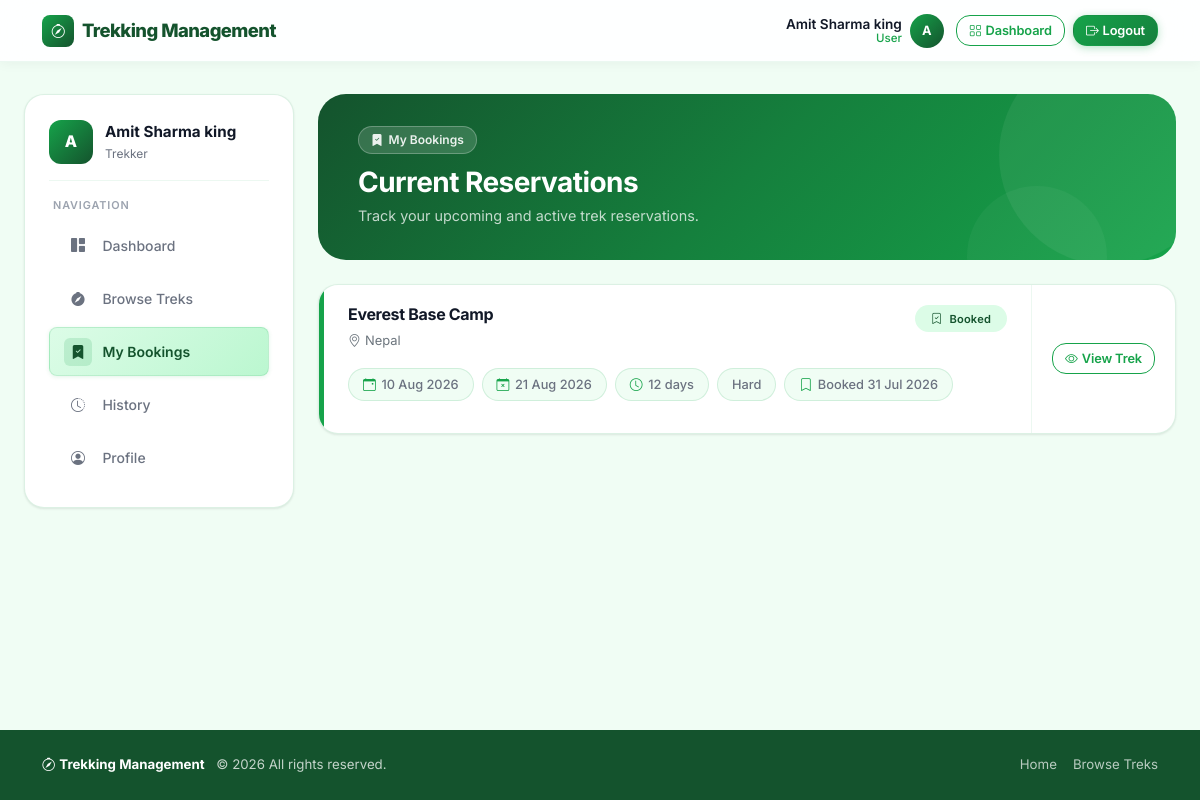
The app's page /trekker/bookings (signed in), older data.
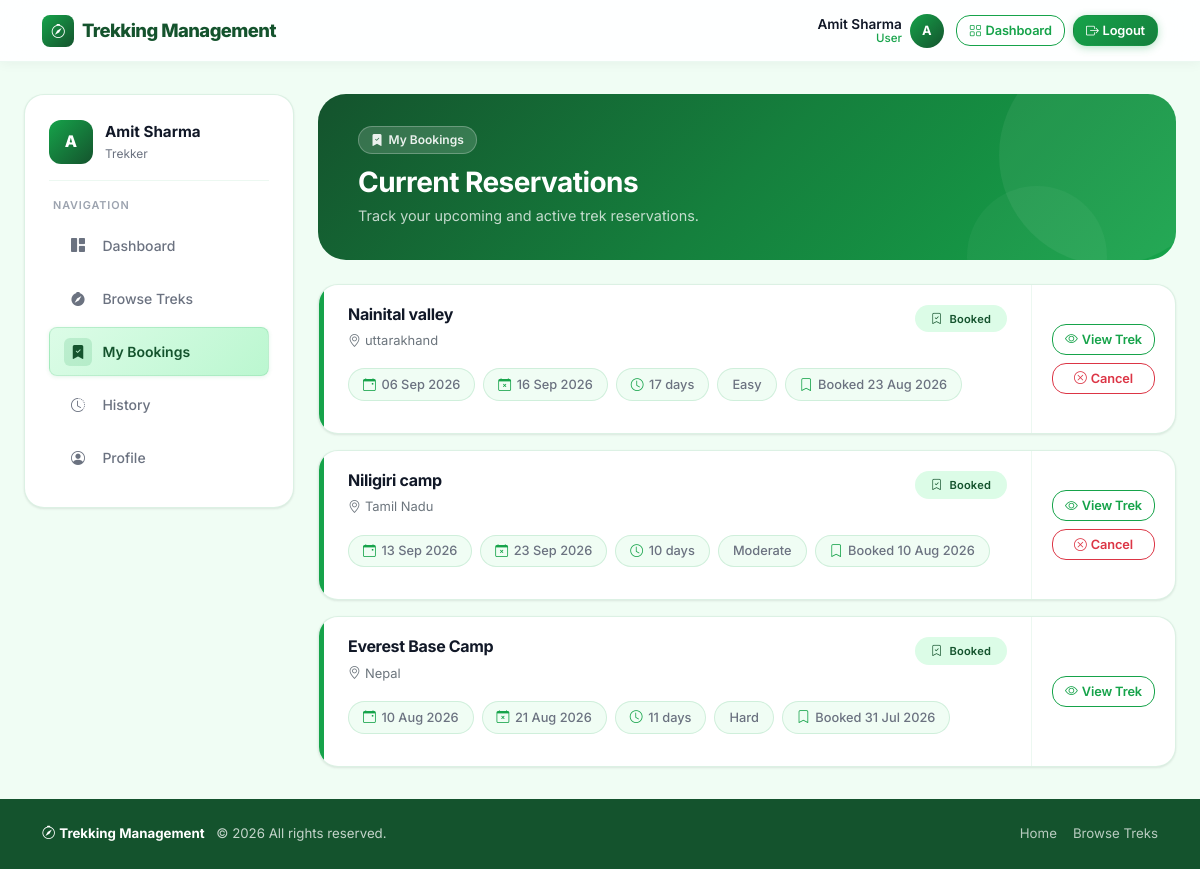
The same page, newer data.
### trekking_app/models.py (models this page shows, shortened)
class User(UserMixin, db.Model):
    __tablename__ = "users"
    id = db.Column(db.Integer, primary_key=True)
    full_name = db.Column(db.String(120), nullable=False)
    email = db.Column(db.String(255), unique=True, nullable=False, index=True)
    phone = db.Column(db.String(20), nullable=False)
    password_hash = db.Column(db.String(255), nullable=False)
    role = db.Column(db.String(20), nullable=False, default="user")
    approval_status = db.Column(db.String(20), nullable=False, default="approved")
    is_account_active = db.Column(db.Boolean, nullable=False, default=True)
    is_blacklisted = db.Column(db.Boolean, nullable=False, default=False)
    created_at = db.Column(db.DateTime, nullable=False, default=datetime.utcnow)
    updated_at = db.Column(
        db.DateTime,
        nullable=False,
        default=datetime.utcnow,
        onupdate=datetime.utcnow,
    )
    assigned_treks = db.relationship(
        "Trek",
        back_populates="assigned_staff",
        foreign_keys="Trek.assigned_staff_id",
        lazy="selectin",
    )
    bookings = db.relationship("Booking", back_populates="user", lazy="selectin")
    @property
    def is_staff_member(self):
        return self.role == "staff"

class Booking(db.Model):
    __tablename__ = "bookings"
    __table_args__ = (
        UniqueConstraint("user_id", "trek_id", name="uq_booking_user_trek"),
    )
    id = db.Column(db.Integer, primary_key=True)
    user_id = db.Column(db.Integer, db.ForeignKey("users.id"), nullable=False)
    trek_id = db.Column(db.Integer, db.ForeignKey("treks.id"), nullable=False)
    booking_date = db.Column(db.Date, nullable=False, default=date.today)
    status = db.Column(db.String(20), nullable=False, default="booked")
    created_at = db.Column(db.DateTime, nullable=False, default=datetime.utcnow)
    updated_at = db.Column(
        db.DateTime,
        nullable=False,
        default=datetime.utcnow,
        onupdate=datetime.utcnow,
    )
    user = db.relationship("User", back_populates="bookings", lazy="joined")
    trek = db.relationship("Trek", back_populates="bookings", lazy="joined")

class Trek(db.Model):
    __tablename__ = "treks"
    id = db.Column(db.Integer, primary_key=True)
    name = db.Column(db.String(150), nullable=False)
    location = db.Column(db.String(150), nullable=False)
    difficulty = db.Column(db.String(20), nullable=False)
    duration_days = db.Column(db.Integer, nullable=False)
    total_slots = db.Column(db.Integer, nullable=False)
    status = db.Column(db.String(20), nullable=False, default="closed")
    start_date = db.Column(db.Date, nullable=False)
    end_date = db.Column(db.Date, nullable=False)
    description = db.Column(db.Text, nullable=True)
    assigned_staff_id = db.Column(db.Integer, db.ForeignKey("users.id"), nullable=True)
    is_archived = db.Column(db.Boolean, nullable=False, default=False)
    created_at = db.Column(db.DateTime, nullable=False, default=datetime.utcnow)
    updated_at = db.Column(
        db.DateTime,
        nullable=False,
        default=datetime.utcnow,
        onupdate=datetime.utcnow,
    )
    assigned_staff = db.relationship(
        "User",
        back_populates="assigned_treks",
        foreign_keys=[assigned_staff_id],
        lazy="joined",
    )
    bookings = db.relationship("Booking", back_populates="trek", lazy="selectin")

### trekking_app/trekker/routes.py (the view)
@trekker_bp.route("/bookings")
@role_required("user")
def my_bookings():
    bookings = (
        Booking.query.filter_by(user_id=current_user.id)
        .options(selectinload(Booking.trek))
        .filter(Booking.status == "booked")
        .order_by(Booking.booking_date.desc())
        .all()
    )
    return render_template(
        "trekker/bookings.html",
        current_section="bookings",
        bookings=bookings,
        can_cancel_booking=can_cancel_booking,
    )

### trekking_app/__init__.py (called while the page is built)
def register_context_processors(app):
    @app.context_processor
    def inject_layout_helpers():
        from trekking_app.auth.forms import LogoutForm
        def trek_status_badge(status):
            mapping = {
                "open": "text-bg-success",
                "started": "text-bg-warning",
                "completed": "text-bg-secondary",
                "closed": "text-bg-light border",
                "archived": "text-bg-danger",
            }
            return mapping.get(status, "text-bg-light border")
        return {
            "logout_form": LogoutForm(),
            "get_dashboard_endpoint": get_dashboard_endpoint,
            "current_year": datetime.utcnow().year,
            "trek_status_badge": trek_status_badge,
        }

@login_manager.user_loader
def load_user(user_id):
    return db.session.get(User, int(user_id))

### trekking_app/services/booking_service.py (called while the page is built)
def can_cancel_booking(booking):
    if booking.status != "booked":
        return False
    if booking.trek.status in {"started", "completed", "archived"}:
        return False
    return booking.trek.start_date > date.today()

### trekking_app/templates/trekker/bookings.html (shortened to what this page needs)
{% extends "trekker/layout.html" %}
{% block trekker_content %}
<div class="page-header mb-4">
  <div style="position:relative;z-index:1;">
    <div class="page-header-tag"><i class="bi bi-bookmark-check-fill"></i> My Bookings</div>
    <h2 class="h3 fw-bold mb-1">Current Reservations</h2>
    <p class="page-header-subtitle mb-0">Track your upcoming and active trek reservations.</p>
  </div>
</div>
{% if bookings %}
  <div class="d-grid gap-3">
    {% for booking in bookings %}
    <div class="booking-card">
      <div class="booking-card-stripe {{ booking.status }}"></div>
      <div class="booking-card-body">
        <div class="d-flex flex-wrap justify-content-between align-items-start gap-3">
          <div>
            <h4 class="h6 fw-bold mb-1">{{ booking.trek.name }}</h4>
            <span class="text-secondary small"><i class="bi bi-geo-alt me-1"></i>{{ booking.trek.location }}</span>
          </div>
          <span class="badge status-{{ booking.status }} rounded-pill px-3 py-2">
            <i class="bi bi-{% if booking.status == 'booked' %}bookmark-check{% elif booking.status == 'cancelled' %}x-circle{% else %}check2-circle{% endif %} me-1"></i>
            {{ booking.status|title }}
          </span>
        </div>
        <div class="info-pills mt-3">
          <span class="info-pill"><i class="bi bi-calendar-event"></i>{{ booking.trek.start_date.strftime('%d %b %Y') }}</span>
          <span class="info-pill"><i class="bi bi-calendar-x"></i>{{ booking.trek.end_date.strftime('%d %b %Y') }}</span>
          <span class="info-pill"><i class="bi bi-clock"></i>{{ booking.trek.duration_days }} days</span>
          <span class="info-pill diff-{{ booking.trek.difficulty }}">{{ booking.trek.difficulty|title }}</span>
          <span class="info-pill"><i class="bi bi-bookmark"></i>Booked {{ booking.booking_date.strftime('%d %b %Y') }}</span>
        </div>
      </div>
      <div style="display:flex;flex-direction:column;justify-content:center;padding:1rem 1.25rem;gap:0.5rem;border-left:1px solid var(--border-light);flex-shrink:0;">
        <a class="btn btn-outline-success btn-sm" href="{{ url_for('trekker.trek_detail', trek_id=booking.trek.id) }}">
          <i class="bi bi-eye me-1"></i>View Trek
        </a>
        {% if can_cancel_booking(booking) %}
          <form method="post" action="{{ url_for('trekker.cancel_booking', booking_id=booking.id) }}">
            <button class="btn btn-outline-danger btn-sm w-100" type="submit">
              <i class="bi bi-x-circle me-1"></i>Cancel
            </button>
          </form>
        {% endif %}
      </div>
    </div>
    {% endfor %}
  </div>
{% endif %}
{% endblock %}

### trekking_app/templates/trekker/layout.html
{% extends "base.html" %}
{% block content %}
<div class="row g-4">
  <div class="col-xl-3 col-lg-4">
    <aside class="sidebar">
      <div class="sidebar-brand">
        <div class="sidebar-avatar">{{ current_user.full_name[0].upper() }}</div>
        <div>
          <div class="sidebar-name">{{ current_user.full_name }}</div>
          <div class="sidebar-subtitle">Trekker</div>
        </div>
      </div>
      <div class="sidebar-divider"></div>
      <div class="sidebar-label">Navigation</div>
      <nav class="d-grid gap-1">
        <a class="nav-item-link {% if current_section == 'dashboard' %}active{% endif %}" href="{{ url_for('trekker.dashboard') }}">
          <span class="nav-icon"><i class="bi bi-grid-1x2-fill"></i></span> Dashboard
        </a>
        <a class="nav-item-link {% if current_section == 'browse' %}active{% endif %}" href="{{ url_for('trekker.browse_treks') }}">
          <span class="nav-icon"><i class="bi bi-compass-fill"></i></span> Browse Treks
        </a>
        <a class="nav-item-link {% if current_section == 'bookings' %}active{% endif %}" href="{{ url_for('trekker.my_bookings') }}">
          <span class="nav-icon"><i class="bi bi-bookmark-check-fill"></i></span> My Bookings
        </a>
        <a class="nav-item-link {% if current_section == 'history' %}active{% endif %}" href="{{ url_for('trekker.history') }}">
          <span class="nav-icon"><i class="bi bi-clock-history"></i></span> History
        </a>
        <a class="nav-item-link {% if current_section == 'profile' %}active{% endif %}" href="{{ url_for('trekker.profile') }}">
          <span class="nav-icon"><i class="bi bi-person-circle"></i></span> Profile
        </a>
      </nav>
    </aside>
  </div>
  <div class="col-xl-9 col-lg-8">
    {% block trekker_content %}{% endblock %}
  </div>
</div>
{% endblock %}

### trekking_app/templates/base.html (shortened to what this page needs)
<!DOCTYPE html>
<html lang="en">
<head>
  <link rel="stylesheet" href="https://cdn.jsdelivr.net/npm/bootstrap@5.3.2/dist/css/bootstrap.min.css">
  <link rel="stylesheet" href="https://cdn.jsdelivr.net/npm/bootstrap-icons@1.11.3/font/bootstrap-icons.min.css">
  <link rel="stylesheet" href="{{ url_for('static', filename='css/app.css') }}">
</head>
<body>
<nav class="navbar navbar-expand-md">
  <div class="container-xl">
    <a class="navbar-brand" href="{{ url_for('main.home') }}">
      <span class="brand-icon"><i class="bi bi-compass"></i></span>
      Trekking Management
    </a>
    <div class="collapse navbar-collapse" id="mainNav">
      <div class="ms-auto d-flex align-items-center gap-2">
        {% if current_user.is_authenticated %}
          <div class="d-none d-md-flex align-items-center gap-2 me-1">
            <div class="navbar-user-info">
              <div class="user-name">{{ current_user.full_name }}</div>
              <div class="user-role">{{ current_user.role | title }}</div>
            </div>
            <div class="navbar-avatar">{{ current_user.full_name[0].upper() }}</div>
          </div>
          {% if current_user.role == 'admin' %}
            <a class="btn btn-outline-success btn-sm" href="{{ url_for('admin.dashboard') }}">
              <i class="bi bi-speedometer2 me-1"></i>Dashboard
            </a>
          {% elif current_user.role == 'staff' %}
            <a class="btn btn-outline-success btn-sm" href="{{ url_for('staff.dashboard') }}">
              <i class="bi bi-grid me-1"></i>Dashboard
            </a>
          {% else %}
            <a class="btn btn-outline-success btn-sm" href="{{ url_for('trekker.dashboard') }}">
              <i class="bi bi-grid me-1"></i>Dashboard
            </a>
          {% endif %}
          <form method="post" action="{{ url_for('auth.logout') }}" class="d-inline m-0">
            <button type="submit" class="btn btn-success btn-sm">
              <i class="bi bi-box-arrow-right me-1"></i>Logout
            </button>
          </form>
        {% else %}
          <a class="btn btn-outline-success btn-sm" href="{{ url_for('auth.login') }}">Login</a>
          <a class="btn btn-success btn-sm" href="{{ url_for('auth.register') }}">
            <i class="bi bi-person-plus me-1"></i>Register
          </a>
        {% endif %}
      </div>
    </div>
  </div>
</nav>
<main>
  <div class="content-wrapper">
    {% block content %}{% endblock %}
  </div>
</main>
<footer class="site-footer">
  <div class="container-xl">
    <div class="d-flex flex-column flex-md-row align-items-center justify-content-between gap-3">
      <div>
        <span class="footer-brand"><i class="bi bi-compass me-1"></i>Trekking Management</span>
        <span class="ms-2">© {{ current_year }} All rights reserved.</span>
      </div>
      <div class="d-flex gap-3">
        <a href="{{ url_for('main.home') }}">Home</a>
        {% if current_user.is_authenticated %}
          {% if current_user.role == 'admin' %}
            <a href="{{ url_for('admin.dashboard') }}">Admin Portal</a>
          {% elif current_user.role == 'staff' %}
            <a href="{{ url_for('staff.dashboard') }}">Staff Portal</a>
          {% else %}
            <a href="{{ url_for('trekker.browse_treks') }}">Browse Treks</a>
          {% endif %}
        {% else %}
          <a href="{{ url_for('auth.login') }}">Login</a>
          <a href="{{ url_for('auth.register') }}">Register</a>
        {% endif %}
      </div>
    </div>
  </div>
</footer>
</body>
</html>

Row changes from the older to the newer data that the page shows:
changed User "User": full_name "Amit Sharma king" → "Amit Sharma"
added Booking: trek.name "Nainital valley", trek.location "uttarakhand", status "Booked", trek.start_date "06 Sep 2026", trek.end_date "16 Sep 2026", trek.duration_days "17", trek.difficulty "Easy", booking_date "23 Aug 2026"
added Booking: trek.name "Niligiri camp", trek.location "Tamil Nadu", status "Booked", trek.start_date "13 Sep 2026", trek.end_date "23 Sep 2026", trek.duration_days "10", trek.difficulty "Moderate", booking_date "10 Aug 2026"
changed through a linked row, Booking "31 Jul 2026": trek.duration_days "12" → "11"
